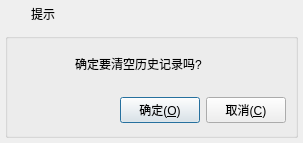
<?xml version="1.0" encoding="UTF-8"?>
<ui version="4.0">
 <class>ConfirmBox</class>
 <widget class="QDialog" name="ConfirmBox">
  <property name="geometry">
   <rect>
    <x>0</x>
    <y>0</y>
    <width>303</width>
    <height>143</height>
   </rect>
  </property>
  <property name="windowTitle">
   <string>提示</string>
  </property>
  <layout class="QVBoxLayout" name="verticalLayout">
   <property name="spacing">
    <number>0</number>
   </property>
   <property name="leftMargin">
    <number>0</number>
   </property>
   <property name="topMargin">
    <number>0</number>
   </property>
   <property name="rightMargin">
    <number>0</number>
   </property>
   <property name="bottomMargin">
    <number>0</number>
   </property>
   <item>
    <widget class="QWidget" name="widget_title" native="true">
     <property name="sizePolicy">
      <sizepolicy hsizetype="Preferred" vsizetype="Fixed">
       <horstretch>0</horstretch>
       <verstretch>0</verstretch>
      </sizepolicy>
     </property>
     <property name="minimumSize">
      <size>
       <width>100</width>
       <height>28</height>
      </size>
     </property>
     <layout class="QHBoxLayout" name="horizontalLayout_2">
      <property name="spacing">
       <number>0</number>
      </property>
      <property name="leftMargin">
       <number>0</number>
      </property>
      <property name="topMargin">
       <number>0</number>
      </property>
      <property name="rightMargin">
       <number>0</number>
      </property>
      <property name="bottomMargin">
       <number>0</number>
      </property>
      <item>
       <widget class="QLabel" name="lab_Ico">
        <property name="sizePolicy">
         <sizepolicy hsizetype="Minimum" vsizetype="Preferred">
          <horstretch>0</horstretch>
          <verstretch>0</verstretch>
         </sizepolicy>
        </property>
        <property name="minimumSize">
         <size>
          <width>31</width>
          <height>0</height>
         </size>
        </property>
        <property name="text">
         <string/>
        </property>
        <property name="alignment">
         <set>Qt::AlignCenter</set>
        </property>
       </widget>
      </item>
      <item>
       <widget class="QLabel" name="lab_Title">
        <property name="sizePolicy">
         <sizepolicy hsizetype="Expanding" vsizetype="Preferred">
          <horstretch>0</horstretch>
          <verstretch>0</verstretch>
         </sizepolicy>
        </property>
        <property name="styleSheet">
         <string notr="true">font: 10pt &quot;微软雅黑&quot;;</string>
        </property>
        <property name="text">
         <string>提示</string>
        </property>
        <property name="alignment">
         <set>Qt::AlignLeading|Qt::AlignLeft|Qt::AlignVCenter</set>
        </property>
       </widget>
      </item>
      <item>
       <widget class="QWidget" name="widget_menu" native="true">
        <property name="sizePolicy">
         <sizepolicy hsizetype="Minimum" vsizetype="Preferred">
          <horstretch>0</horstretch>
          <verstretch>0</verstretch>
         </sizepolicy>
        </property>
        <layout class="QHBoxLayout" name="horizontalLayout">
         <property name="spacing">
          <number>0</number>
         </property>
         <property name="leftMargin">
          <number>0</number>
         </property>
         <property name="topMargin">
          <number>0</number>
         </property>
         <property name="rightMargin">
          <number>0</number>
         </property>
         <property name="bottomMargin">
          <number>0</number>
         </property>
         <item>
          <widget class="QPushButton" name="btnMenu_Close">
           <property name="sizePolicy">
            <sizepolicy hsizetype="Minimum" vsizetype="Expanding">
             <horstretch>0</horstretch>
             <verstretch>0</verstretch>
            </sizepolicy>
           </property>
           <property name="minimumSize">
            <size>
             <width>40</width>
             <height>0</height>
            </size>
           </property>
           <property name="cursor">
            <cursorShape>ArrowCursor</cursorShape>
           </property>
           <property name="focusPolicy">
            <enum>Qt::NoFocus</enum>
           </property>
           <property name="toolTip">
            <string>关闭</string>
           </property>
           <property name="text">
            <string/>
           </property>
           <property name="flat">
            <bool>true</bool>
           </property>
          </widget>
         </item>
        </layout>
       </widget>
      </item>
     </layout>
    </widget>
   </item>
   <item>
    <widget class="QWidget" name="widget_main" native="true">
     <property name="styleSheet">
      <string notr="true">font: 11pt &quot;微软雅黑&quot;;</string>
     </property>
     <layout class="QVBoxLayout" name="verticalLayout_2">
      <property name="spacing">
       <number>5</number>
      </property>
      <property name="leftMargin">
       <number>5</number>
      </property>
      <property name="topMargin">
       <number>5</number>
      </property>
      <property name="rightMargin">
       <number>5</number>
      </property>
      <property name="bottomMargin">
       <number>5</number>
      </property>
      <item>
       <widget class="QGroupBox" name="groupBox">
        <property name="title">
         <string/>
        </property>
        <widget class="QLabel" name="labIcoMain">
         <property name="geometry">
          <rect>
           <x>10</x>
           <y>10</y>
           <width>45</width>
           <height>45</height>
          </rect>
         </property>
         <property name="styleSheet">
          <string notr="true">border-image: url(:/image/info.png);</string>
         </property>
         <property name="text">
          <string/>
         </property>
        </widget>
        <widget class="QLabel" name="labInfo">
         <property name="geometry">
          <rect>
           <x>70</x>
           <y>10</y>
           <width>211</width>
           <height>41</height>
          </rect>
         </property>
         <property name="text">
          <string>确定要清空历史记录吗?</string>
         </property>
         <property name="scaledContents">
          <bool>false</bool>
         </property>
         <property name="wordWrap">
          <bool>true</bool>
         </property>
        </widget>
        <widget class="QWidget" name="layoutWidget">
         <property name="geometry">
          <rect>
           <x>10</x>
           <y>60</y>
           <width>271</width>
           <height>34</height>
          </rect>
         </property>
         <layout class="QHBoxLayout" name="horizontalLayout_3">
          <item>
           <spacer name="horizontalSpacer">
            <property name="orientation">
             <enum>Qt::Horizontal</enum>
            </property>
            <property name="sizeHint" stdset="0">
             <size>
              <width>40</width>
              <height>20</height>
             </size>
            </property>
           </spacer>
          </item>
          <item>
           <widget class="QPushButton" name="btnOk">
            <property name="cursor">
             <cursorShape>PointingHandCursor</cursorShape>
            </property>
            <property name="focusPolicy">
             <enum>Qt::StrongFocus</enum>
            </property>
            <property name="styleSheet">
             <string notr="true"/>
            </property>
            <property name="text">
             <string>确定(&amp;O)</string>
            </property>
            <property name="icon">
             <iconset>
              <normaloff>:/image/update.png</normaloff>:/image/update.png</iconset>
            </property>
            <property name="iconSize">
             <size>
              <width>20</width>
              <height>20</height>
             </size>
            </property>
           </widget>
          </item>
          <item>
           <widget class="QPushButton" name="btnCancel">
            <property name="cursor">
             <cursorShape>PointingHandCursor</cursorShape>
            </property>
            <property name="focusPolicy">
             <enum>Qt::StrongFocus</enum>
            </property>
            <property name="styleSheet">
             <string notr="true"/>
            </property>
            <property name="text">
             <string>取消(&amp;C)</string>
            </property>
            <property name="icon">
             <iconset>
              <normaloff>:/image/close.png</normaloff>:/image/close.png</iconset>
            </property>
            <property name="iconSize">
             <size>
              <width>20</width>
              <height>20</height>
             </size>
            </property>
           </widget>
          </item>
         </layout>
        </widget>
       </widget>
      </item>
     </layout>
    </widget>
   </item>
  </layout>
 </widget>
 <resources/>
 <connections/>
</ui>
